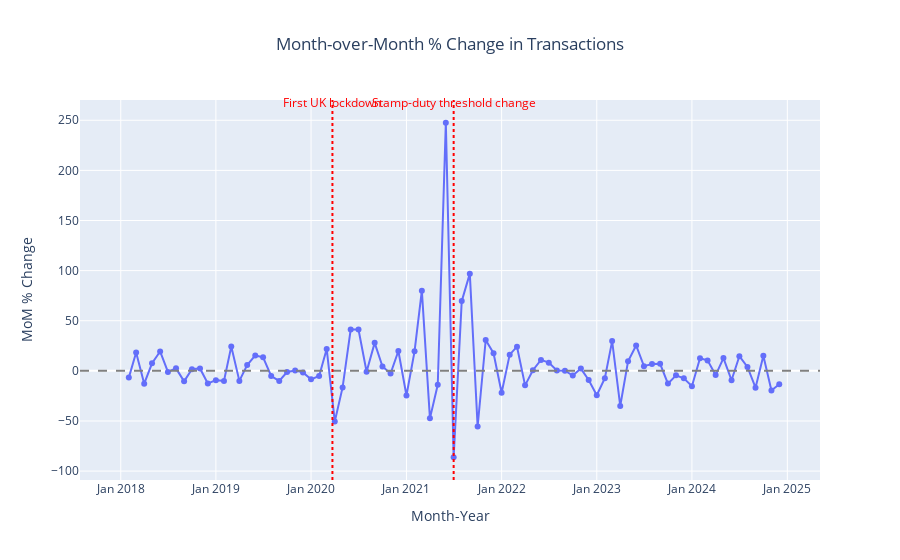

Notebook code cell kept with this figure:
### Markdown cell above
### 3.2) MoM % change in transactions

### Code cell
import plotly.graph_objects as go
import plotly.express as px

# Ensure datetime format
london_df['month_year'] = pd.to_datetime(london_df['month_year'])

# Aggregate and calculate
monthly_counts = london_df.groupby('month_year').size().reset_index(name='transaction_count')
monthly_counts['mom_percent_change'] = monthly_counts['transaction_count'].pct_change() * 100

# Plot figure
fig = px.line(
    monthly_counts,
    x='month_year',
    y='mom_percent_change',
    title='Month-over-Month % Change in Transactions',
    labels={'month_year': 'Month-Year', 'mom_percent_change': 'MoM % Change'},
    markers=True
)

# Add zero line
fig.add_hline(y=0, line_dash="dash", line_color="gray")

# Event markers
events = {
    "First UK lockdown": "2020-03-23",
    "Stamp-duty threshold change": "2021-07-01",

}

# Add vertical lines and horizontal annotations
for label, date_str in events.items():
    date = pd.to_datetime(date_str)
    
    # Vertical line
    fig.add_vline(x=date, line_dash="dot", line_color="red")

    # Horizontal label above plot
    fig.add_annotation(
        x=date,
        y=1.02,
        yref='paper',
        text=label,
        showarrow=False,
        font=dict(color="red", size=12),
        textangle=0,  # Horizontal text
        align='center'
    )

# Final layout adjustments
fig.update_layout(
    xaxis=dict(tickformat='%b %Y'),
    title_x=0.5,
    margin=dict(t=100)
)

fig.show()

### Figure 1 — Plotly figure (JSON) as saved in the notebook; plotly's stock layout.template omitted (floating-point values rounded to 4 significant figures)
{"data": [{"hovertemplate": "Month-Year=%{x}<br>MoM % Change=%{y}<extra></extra>", "legendgroup": "", "line": {"color": "#636efa", "dash": "solid"}, "marker": {"symbol": "circle"}, "mode": "lines+markers", "name": "", "orientation": "v", "showlegend": false, "type": "scatter", "x": ["2018-01-01T00:00:00", "2018-02-01T00:00:00", "2018-03-01T00:00:00", "2018-04-01T00:00:00", "2018-05-01T00:00:00", "2018-06-01T00:00:00", "2018-07-01T00:00:00", "2018-08-01T00:00:00", "2018-09-01T00:00:00", "2018-10-01T00:00:00", "2018-11-01T00:00:00", "2018-12-01T00:00:00", "2019-01-01T00:00:00", "2019-02-01T00:00:00", "2019-03-01T00:00:00", "2019-04-01T00:00:00", "2019-05-01T00:00:00", "2019-06-01T00:00:00", "2019-07-01T00:00:00", "2019-08-01T00:00:00", "2019-09-01T00:00:00", "2019-10-01T00:00:00", "2019-11-01T00:00:00", "2019-12-01T00:00:00", "2020-01-01T00:00:00", "2020-02-01T00:00:00", "2020-03-01T00:00:00", "2020-04-01T00:00:00", "2020-05-01T00:00:00", "2020-06-01T00:00:00", "2020-07-01T00:00:00", "2020-08-01T00:00:00", "2020-09-01T00:00:00", "2020-10-01T00:00:00", "2020-11-01T00:00:00", "2020-12-01T00:00:00", "2021-01-01T00:00:00", "2021-02-01T00:00:00", "2021-03-01T00:00:00", "2021-04-01T00:00:00", "2021-05-01T00:00:00", "2021-06-01T00:00:00", "2021-07-01T00:00:00", "2021-08-01T00:00:00", "2021-09-01T00:00:00", "2021-10-01T00:00:00", "2021-11-01T00:00:00", "2021-12-01T00:00:00", "2022-01-01T00:00:00", "2022-02-01T00:00:00", "2022-03-01T00:00:00", "2022-04-01T00:00:00", "2022-05-01T00:00:00", "2022-06-01T00:00:00", "2022-07-01T00:00:00", "2022-08-01T00:00:00", "2022-09-01T00:00:00", "2022-10-01T00:00:00", "2022-11-01T00:00:00", "2022-12-01T00:00:00", "2023-01-01T00:00:00", "2023-02-01T00:00:00", "2023-03-01T00:00:00", "2023-04-01T00:00:00", "2023-05-01T00:00:00", "2023-06-01T00:00:00", "2023-07-01T00:00:00", "2023-08-01T00:00:00", "2023-09-01T00:00:00", "2023-10-01T00:00:00", "2023-11-01T00:00:00", "2023-12-01T00:00:00", "2024-01-01T00:00:00", "2024-02-01T00:00:00", "2024-03-01T00:00:00", "2024-04-01T00:00:00", "2024-05-01T00:00:00", "2024-06-01T00:00:00", "2024-07-01T00:00:00", "2024-08-01T00:00:00", "2024-09-01T00:00:00", "2024-10-01T00:00:00", "2024-11-01T00:00:00", "2024-12-01T00:00:00"], "xaxis": "x", "y": [null, -6.722, 18.39, -12.83, 7.554, 19.36, -1.113, 2.493, -10.48, 1.7, 2.43, -12.67, -9.249, -10.04, 24.29, -10.01, 5.74, 15.37, 13.46, -5.153, -10.06, -1.126, 0.4158, -1.512, -8.445, -5.151, 21.91, -50.43, -16.51, 41.18, 41.19, -0.879, 27.93, 4.341, -2.657, 19.78, -24.61, 19.51, 80.02, -47.39, -13.96, 247.5, -86.19, 69.59, 97.0, -55.5, 30.81, 17.63, -21.79, 16.18, 24.13, -14.45, 0.6277, 10.95, 8.199, 0.3464, 0.2301, -4.65, 2.258, -9.067, -24.38, -7.427, 29.66, -35.02, 9.495, 25.34, 4.699, 6.78, 6.993, -12.7, -4.462, -7.496, -15.32, 12.56, 10.46, -4.219, 12.72, -9.398, 14.6, 3.947, -16.74, 15.04, -19.58, -13.37], "yaxis": "y"}], "layout": {"annotations": [{"align": "center", "font": {"color": "red", "size": 12}, "showarrow": false, "text": "First UK lockdown", "textangle": 0, "x": "2020-03-23T00:00:00", "y": 1.02, "yref": "paper"}, {"align": "center", "font": {"color": "red", "size": 12}, "showarrow": false, "text": "Stamp-duty threshold change", "textangle": 0, "x": "2021-07-01T00:00:00", "y": 1.02, "yref": "paper"}], "legend": {"tracegroupgap": 0}, "margin": {"t": 100}, "shapes": [{"line": {"color": "gray", "dash": "dash"}, "type": "line", "x0": 0, "x1": 1, "xref": "x domain", "y0": 0, "y1": 0, "yref": "y"}, {"line": {"color": "red", "dash": "dot"}, "type": "line", "x0": "2020-03-23T00:00:00", "x1": "2020-03-23T00:00:00", "xref": "x", "y0": 0, "y1": 1, "yref": "y domain"}, {"line": {"color": "red", "dash": "dot"}, "type": "line", "x0": "2021-07-01T00:00:00", "x1": "2021-07-01T00:00:00", "xref": "x", "y0": 0, "y1": 1, "yref": "y domain"}], "title": {"text": "Month-over-Month % Change in Transactions", "x": 0.5}, "xaxis": {"anchor": "y", "domain": [0, 1], "tickformat": "%b %Y", "title": {"text": "Month-Year"}}, "yaxis": {"anchor": "x", "domain": [0, 1], "title": {"text": "MoM % Change"}}}}
